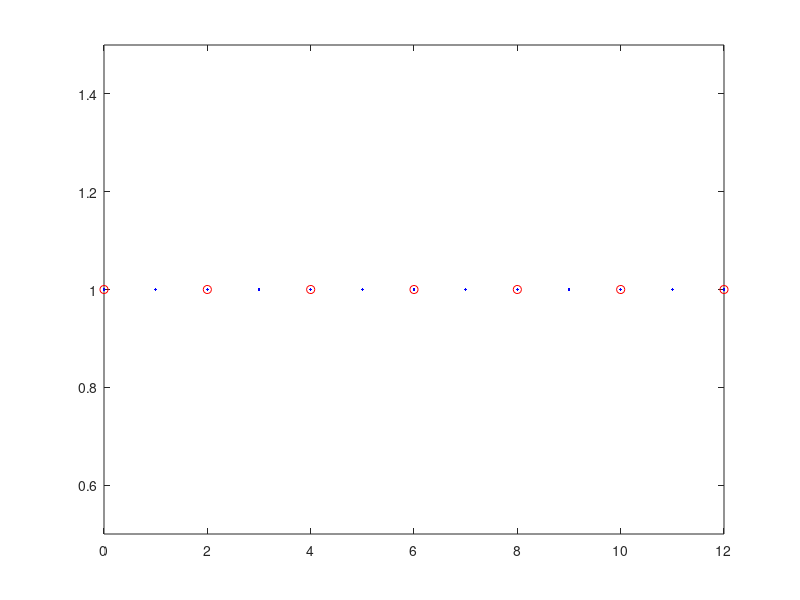
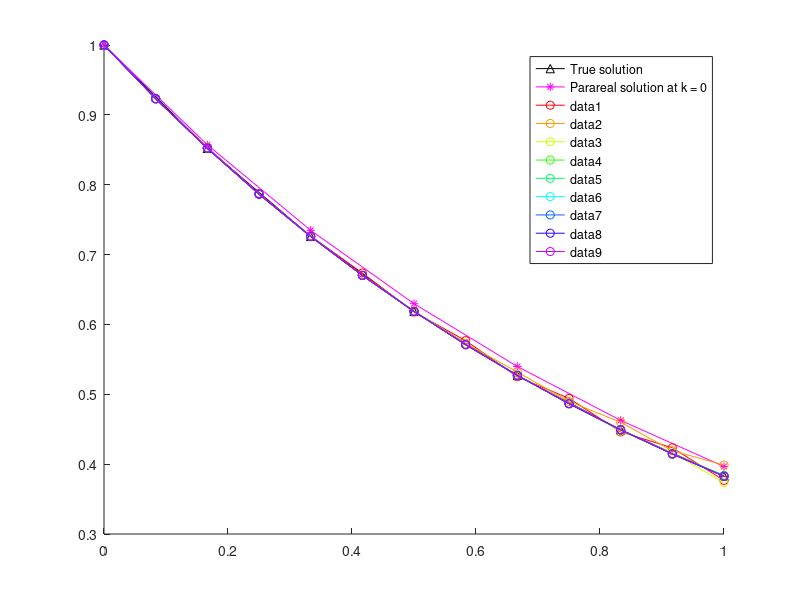
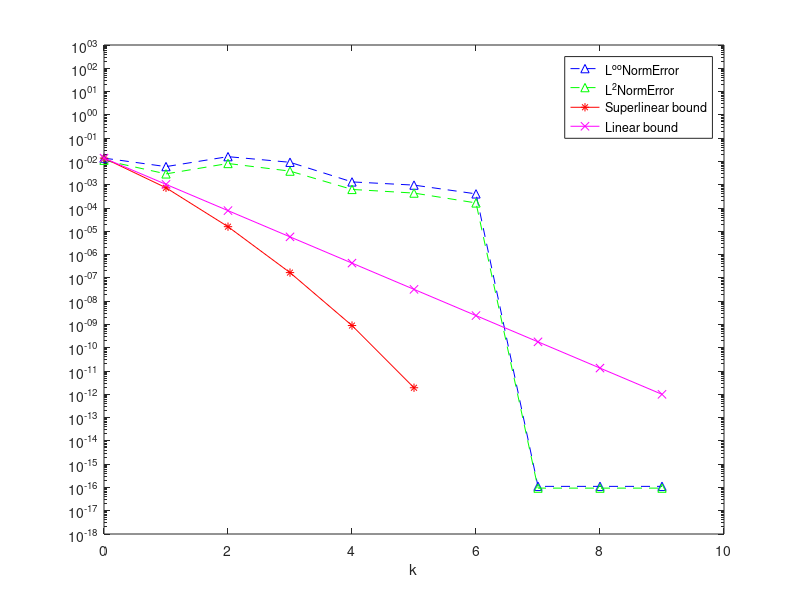

Reproduce these figures in MATLAB, in order.
close all
clear
clc


%% ---------------------------------------------------------------
%  Parareal algorithm for linear problem:  
%         y'(t) = a*y(t), t in (0,T)
%          y(t=0) = y0


% overlapping subdomains 2-level domain decomposition multiplicative preconditioner

global a ;
a = -1;
yExactFunction = @(t)exp(a*t);

% stability function (  y^n+1 = R(z)y^n  )
Rz = @(z) 1/(1-z);     % Backward Euler
% Rz = @(z) 1+z;       % Forward Euler

%% -----------------------------------------------------------------


% initial condition
u0 = 1;

% coarse propagator
N = 6;     %   number of coarse time intervals
T = 1;      %   T = N*Dt  
Dt = T/N;   %   coarse timesteps

xt = linspace(0,T,N+1);

% fine propagator
m = 2;    % number of fine time steps in each coarse time interval
dt = Dt/m;

K = 10 % number of Parareal iterations

cmap = hsv(K); % color map

% 2-level domain decomposition initial
N_fine_nodes = m*N+1; % 11
N_subdomains = N; % 6
Id = eye(N_fine_nodes);

% plot the time domain
figure 
plot(0:N_fine_nodes-1,1,'.b',0:m:N_fine_nodes-1,1,'ro')
xlim([0 N_fine_nodes-1])
ylim([0.5 1.5])

%%
% original problem matrix
phi = (1-a*dt)^-1;
A = eye(m*N+1,m*N+1) - (phi)*diag(ones(m*N,1),-1);  

% Reduced system

% fine propagator
F_tilde = (1-a*dt)^-m; 

% coarse propagator
G_tilde = (1-a*Dt)^-1;  



% Uk_0 = zeros(m*N,1);
% Uk_0(1) = u0;

rhs0 = [u0; zeros(m*N,1)];
% rhs = [u0; phi*u0;-G_tilde*u0;phi*U(3);-G_tilde*U(3)];


% exact solution

 xtrue = linspace(0,T,N*m+1);
 pick = 1:m:N*m+1;
 
 uF_true = A\rhs0;
 
% reduced matrix
A_tilde = eye(N+1,N+1) + (-F_tilde)*diag(ones(N,1),-1);      

% approximate reduced matrix
B = eye(N+1,N+1) + (-G_tilde)*diag(ones(N,1),-1);     

% R = [1 0 0 0 0;0 0 1 0 0;0 0 0 0 1];
% 
% R1 = [1 0 0 0 0; 0 1 0 0 0; 0 0 1 0 0];
% D1 = [1 0 0; 0 1 0; 0 0 1/2];
% A1 = R1*A*R1';
% R1'*D1*R1
% 
% R2 = [0 0 1 0 0; 0 0 0 1 0; 0 0 0 0 1];
% D2 = [1/2 0 0;0 1 0; 0 0 1];
% A2 =R2*A*R2';
% R2'*D2*R2

% R1'*D1*R1 + R2'*D2*R2
% % coarse space initial
indice_R_coarse  = 0:m:m*N;
R = zeros(length(indice_R_coarse),N_fine_nodes);
for i = 1:length(indice_R_coarse)
    R(i,indice_R_coarse(i)+1) = 1;
end

% define overlap region
N_nodes_overlap = 1;
% define nodes in each subdomains
N_nodes_subdomain = m+1;
indice_R_subdomains = zeros(N_subdomains,N_nodes_subdomain );
for i =1:N
    indice_R_subdomains(i,:) =  (i-1)*m:(i-1)*m+m;
end

% % Omega_1 = {0,1,2} Omega_3 = {2,3,4} 
R_sub_mat = zeros((N_subdomains)*N_nodes_subdomain,N_fine_nodes) ;
for i = 1:N
    for j = 1:N_nodes_subdomain
        R_sub_mat(N_nodes_subdomain*(i-1)+j,indice_R_subdomains(i)+j) = 1;
    end
end

R_sub = [];       % restriction matrices
A_sub = [];       % sub-matrices
for i = 1: N_subdomains 
    R_sub{i} = R_sub_mat(N_nodes_subdomain*(i-1)+1:N_nodes_subdomain*(i-1)+N_nodes_subdomain,:);
    A_sub{i} = R_sub{i}*A*R_sub{i}';    
end

% partition of unity
D_sub = [];
for i = 1:N_subdomains
    if i==1
        D_sub{i} = eye(N_nodes_subdomain);
        D_sub{i}(end) = 1/2;
    elseif i>1 && i< N_subdomains
        D_sub{i} = eye(N_nodes_subdomain);
        D_sub{i}(1) = 1/2;
        D_sub{i}(end) = 1/2;
    else
        D_sub{i} = eye(N_nodes_subdomain);
        D_sub{i}(1) = 1/2;
    end
end

% % define 2-level domain decomposition multiplicative preconditioner
P = zeros(N_fine_nodes);
D = zeros(N_fine_nodes);
for i = 1:N_subdomains    
    P = P + R_sub{i}'*D_sub{i}*A_sub{i}*R_sub{i};
    D = D + R_sub{i}'*D_sub{i}*R_sub{i};
end
% P = R1'*D1*A1*R1 + R2'*D2*A2*R2 ;
M = P *(R'*B*R + Id- R'*R)  
D;







%% ------------------------------------------------------------------

% initial coarse integration

B1 =  eye(N+1,N+1) + (-G_tilde)*diag(ones(N,1),-1);  
% B1 =  eye(N*m+1,N*m+1) + (-G_tilde)*diag(ones(N*m,1),-1);

%Initial coarse Parareal iteration at the coarse level
rhs0_coarse = [u0;zeros(N,1)];
U0_coarse = B1\rhs0_coarse;

U_fine=spline(xtrue(pick),U0_coarse,xtrue)';

% U_fine=zeros(N_fine_nodes,1);
% U_fine(1:2:end,1) =  U0_coarse;
% for i=1:2:N_fine_nodes-2
%     U_fine(i+1) = phi*U_fine(i);        
% end


% first 2-level dd preconditioning iterartion

% rhs = [u0;  phi*U(1);-G_tilde*U(1);phi*U(3);-G_tilde*U(3);phi*U(5);-G_tilde*U(5);phi*U(7);-G_tilde*U(7);phi*U(9);-G_tilde*U(9)];
%Initial fine solution at the fine level
% rhs=zeros(N_fine_nodes,1);
% rhs(1) = u0;
% for i=2:2:N_fine_nodes
%     % i = i + 2
%     rhs(i+1) = -G_tilde*U_fine(i-1) + phi/2*U_fine(i);
%     if i == N_fine_nodes - 1
%         rhs(i+1) = -G_tilde*U_fine(i-1);
%     end
% end
% U_fine = M\rhs;

% rhs=[u0];
% for i=1:2:2*N
%     rhs=[rhs; phi*U(i);-G_tilde*U(i)];
% end
% U = M\rhs;


 figure
 hold on
 plot(xtrue(pick),uF_true(pick),'-^k',xtrue(pick),U_fine(pick),'-*m');
 legend('True solution','Parareal solution at k = 0')
 
U0n = U_fine;
proNj = 1;

L2NormError = [ sqrt(sum(Dt*(uF_true(pick)-U_fine(pick)).^2))];
LInfNormError = [max(abs(uF_true(pick)-U_fine(pick)))];
SupperlinearErrorBound  = LInfNormError;
LinearErrorBound  = LInfNormError;

%%
% rhs
f = zeros(N_fine_nodes,1);
f(1) = u0;


% iteration loop
for k = 1: K-1
        % k = k + 1
        % i = i + 2
%         rhs=[u0];
%         for i=2:2:N_fine_nodes
%             rhs(i+1,1) = -G_tilde*U_fine(i-1) + phi/2*U_fine(i);
%             if i== N_fine_nodes - 1
%                 rhs(i+1) = -G_tilde*U_fine(i-1);
%             end
%         end

%         U_fine = M\rhs;
%         U_fine = U_fine + M^(-1)*(f-A*U_fine);
          U_fine = M\(M*U_fine + (f-A*U_fine));
%         U_fine = gmres(M,M*U_fine + (f-A*U_fine),10,1e-6);

       plot(xtrue,U_fine,'Color',cmap(k,:),'Marker','o');
       
%        
%        norm(uF_true(pick)-U,'inf')
       proNj(k+1) = proNj(k)*(N-k);
       L2NormError(k+1) = sqrt(sum(Dt*(uF_true(pick)-U_fine(pick)).^2));
       LInfNormError(k+1) = max(abs(uF_true(pick)-U_fine(pick)));
       SupperlinearErrorBound(k+1)  = (abs(exp(a*Dt) - Rz(a*Dt)))^(k)/factorial(k)*proNj(k+1)*max(abs(uF_true(pick)-U0n(pick)));
       LinearErrorBound(k+1)  = (abs(exp(a*Dt) - Rz(a*Dt))/(1- abs(Rz(a*Dt))))^(k)*max(abs(uF_true(pick)-U0n(pick)));
end  % iteration loop

uF_true_coarse=uF_true
U_fine

L2NormError=L2NormError'
LInfNormError=LInfNormError'
SupperlinearErrorBound=SupperlinearErrorBound'
LinearErrorBound=LinearErrorBound'

figure
semilogy(0:K-1,LInfNormError,'b--^',0:K-1,L2NormError,'g--^',0:K-1,SupperlinearErrorBound,'r*-',0:K-1,LinearErrorBound,'mx-')
legend('L^{oo}NormError','L^2NormError','Superlinear bound','Linear bound')
xlabel('k')
ylim([1e-18 1000])
